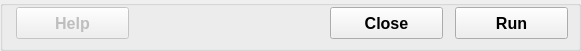
  <widget class="QGroupBox" name="groupBoxButtons">
   <property name="geometry">
    <rect>
     <x>15</x>
     <y>303</y>
     <width>581</width>
     <height>51</height>
    </rect>
   </property>
   <property name="title">
    <string/>
   </property>
   <widget class="QPushButton" name="pushButtonHelp">
    <property name="enabled">
     <bool>false</bool>
    </property>
    <property name="geometry">
     <rect>
      <x>16</x>
      <y>7</y>
      <width>113</width>
      <height>32</height>
     </rect>
    </property>
    <property name="font">
     <font>
      <pointsize>12</pointsize>
      <weight>75</weight>
      <bold>true</bold>
     </font>
    </property>
    <property name="text">
     <string>Help</string>
    </property>
    <property name="autoDefault">
     <bool>false</bool>
    </property>
   </widget>
   <widget class="QPushButton" name="pushButtonClose">
    <property name="geometry">
     <rect>
      <x>330</x>
      <y>7</y>
      <width>113</width>
      <height>32</height>
     </rect>
    </property>
    <property name="font">
     <font>
      <pointsize>12</pointsize>
      <weight>75</weight>
      <bold>true</bold>
     </font>
    </property>
    <property name="text">
     <string>Close</string>
    </property>
    <property name="autoDefault">
     <bool>false</bool>
    </property>
   </widget>
   <widget class="QPushButton" name="pushButtonRun">
    <property name="geometry">
     <rect>
      <x>455</x>
      <y>7</y>
      <width>113</width>
      <height>32</height>
     </rect>
    </property>
    <property name="font">
     <font>
      <pointsize>12</pointsize>
      <weight>75</weight>
      <bold>true</bold>
     </font>
    </property>
    <property name="toolTip">
     <string/>
    </property>
    <property name="text">
     <string>Run</string>
    </property>
    <property name="autoDefault">
     <bool>false</bool>
    </property>
   </widget>
  </widget>
